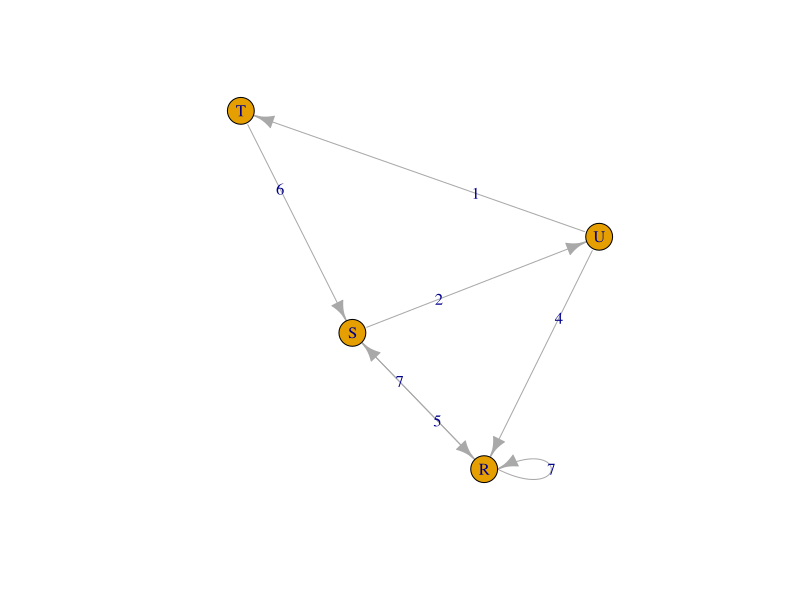

The R script that drew this image:
install.packages('igraph')
library('igraph')

matt = as.matrix(read.table(text = "
node R S T U 
R    7 5 0 0
S    7 0 0 2
T    0 6 0 0
U    4 0 1 0", header = T))
matt = matt[,-1]
matt

g = graph.adjacency(matt, weighted = TRUE)
plot(g, edge.label = E(g)$weight)
s.path = shortest.paths(g, algorithm = "dijkstra")

shortest.paths(g, v="S", to="U")
shortest.paths(g, v="R", to="U")
shortest.paths(g, v="R", to="S")
graph.density(g, loops = TRUE)
